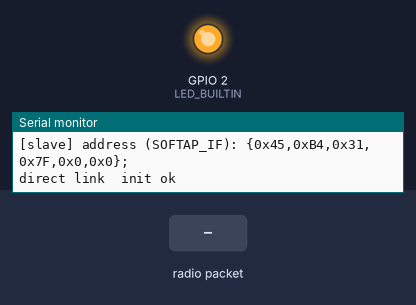
The sketch below on a simulated ESP8266 (NodeMCU). Parts: output pins drawn as LEDs (lit = HIGH, except the on-board LED, lit = LOW), the last lines printed to the serial monitor. Inputs (shaded band) come from the test bench.

Above: at 1.2 s.
1.3 s: radio packet "1" arrives
2.8 s: radio packet "0" arrives
At 3.6 s:
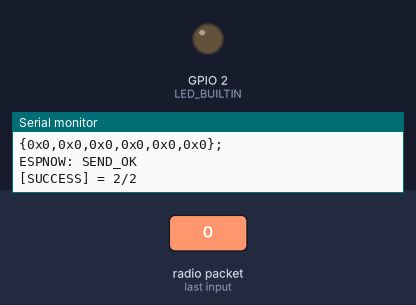
4.3 s: radio packet "2" arrives
At 4.7 s:
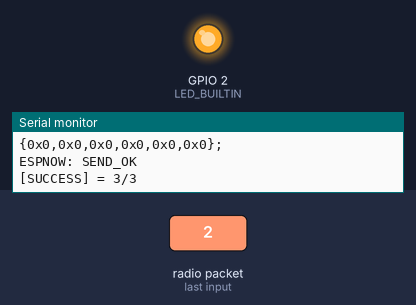
Timing chart, 0 to 7.3 s (numbered marks = the images above; inputs shaded):
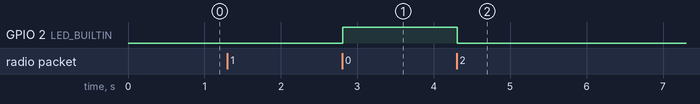

The sketch:

espnow-controller.ino
```cpp
#include <Arduino.h>
#include <ESP8266WiFi.h>
#include <Ticker.h>
extern "C" {
  #include <espnow.h>
  #include <user_interface.h>
}

#define WIFI_DEFAULT_CHANNEL 1
#define DEBUG_SERIAL 1
#if DEBUG_SERIAL
    #define DEBUG_PRINTER Serial
    #define DEBUG_PRINT(...) { DEBUG_PRINTER.print(__VA_ARGS__); }
    #define DEBUG_PRINTLN(...) { DEBUG_PRINTER.println(__VA_ARGS__); }
    #define DEBUG_PRINTF(...) { DEBUG_PRINTER.printf(__VA_ARGS__); }
#else
    #define DEBUG_PRINT(...) { }
    #define DEBUG_PRINTLN(...) { }
    #define DEBUG_PRINTF(...) { }
#endif

bool ledState = LOW;
Ticker ticker;
uint8_t slave_mac[6];

// SOFTAP_IF
void printMacAddress(uint8_t* macaddr) {
  DEBUG_PRINT("{");
  for (int i = 0; i < 6; i++) {
    DEBUG_PRINT("0x");
    DEBUG_PRINT(macaddr[i], HEX);
    if (i < 5) DEBUG_PRINT(',');
  }
  DEBUG_PRINTLN("};");
}

void setup() {
  WiFi.disconnect();
  pinMode(LED_BUILTIN, OUTPUT);
  #if DEBUG_SERIAL
    Serial.begin(115200);
  #endif
  DEBUG_PRINTLN("Initializing... Controller..");
  WiFi.mode(WIFI_STA);
  uint8_t macaddr[6];
  wifi_get_macaddr(STATION_IF, macaddr);
  DEBUG_PRINT("[master] address (STATION_IF): ");
  printMacAddress(macaddr);

  wifi_get_macaddr(SOFTAP_IF, macaddr);
  DEBUG_PRINT("[slave] address (SOFTAP_IF): ");
  printMacAddress(macaddr);

  if (esp_now_init()==0) {
    DEBUG_PRINTLN("direct link  init ok");
  } else {
    DEBUG_PRINTLN("dl init failed");
    ESP.restart();
    return;
  }


  esp_now_set_self_role(ESP_NOW_ROLE_CONTROLLER);
  esp_now_register_recv_cb([](uint8_t *macaddr, uint8_t *data, uint8_t len) {
    Serial.println("RECEIVE... ");
    for (size_t i = 0; i < len; i++) {
      Serial.printf("BYTE[%d] - ", i);
      Serial.println(data[i], HEX);
    }
    printMacAddress(macaddr);
    digitalWrite(LED_BUILTIN, ledState);
    ledState = !ledState;


    int add_peer_status = esp_now_add_peer(macaddr, ESP_NOW_ROLE_SLAVE, WIFI_DEFAULT_CHANNEL, NULL, 0);
    uint8_t* first_peer = esp_now_fetch_peer(true);
    Serial.printf("ADD PEER STATUS: [%d] \r\n", add_peer_status);

    uint8_t message[] = {1,1,1,1};
    esp_now_send(first_peer, message, 4);

  });

  esp_now_register_send_cb([](uint8_t* macaddr, uint8_t status) {
    // DEBUG_PRINT("send_cb to ");
    printMacAddress(macaddr);
    static uint32_t ok = 0;
    static uint32_t fail = 0;
    if (status == 0) {
      DEBUG_PRINTLN("ESPNOW: SEND_OK");
      ok++;
    }
    else {
      DEBUG_PRINTLN("ESPNOW: SEND_FAILED");
      fail++;
    }
    Serial.printf("[SUCCESS] = %lu/%lu \r\n", ok, ok+fail);
  });

  // DEBUG_PRINTF("ADD PEER: %d\r\n", add_peer_status);
}

void loop() {
  yield();

}
```

Measured:
- after the input at 2.8 s, GPIO 2 (LED_BUILTIN): LOW → HIGH at once
- after the input at 4.3 s, GPIO 2 (LED_BUILTIN): HIGH → LOW at once
